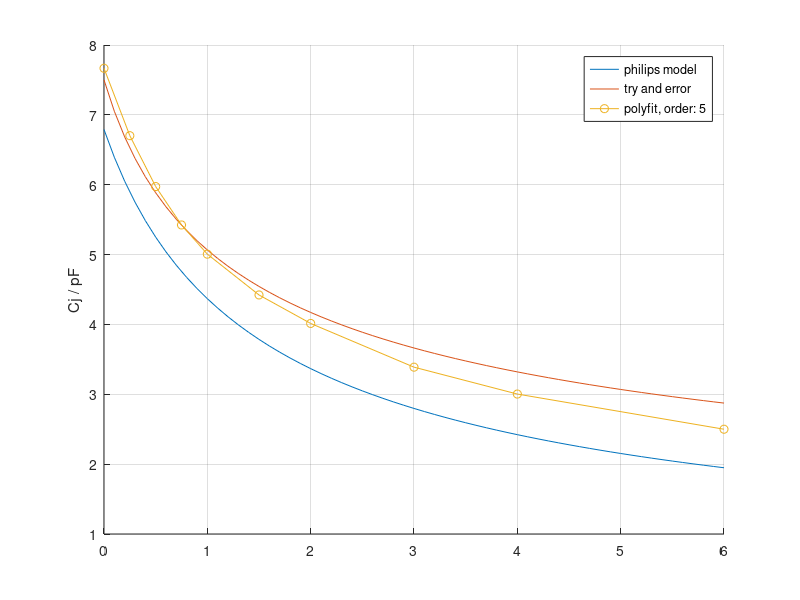

MATLAB code for this plot:
%% Polyfit für Cj(Ud) Kennlinie
% http://www.infineon.com/dgdl/Infineon-BBY51SERIES-DS-v01_01-en.pdf?folderId=db3a304313d846880113ddc160d402c0&fileId=db3a304313d846880113ddc3c72702c2
%

function BBY51_fit 

ds = '---------------------------------------';
if 1
    % Varactor- Diode nxp
    % http://www.nxp.com/documents/spice_model/BB141.prm
    % Fit-Range: 0-3.5V
    %
    % nxp:		BB141
    % infineon:	BBY51
    %%%%%%%%%%%%%%%%%%%%%%%%
    % http://www.nxp.com/wcm_documents/products/related/philips_rf_manual_7th_edition.pdf
    %%%%%%%%%%%%%%%%%%%%%%%%
    Rs=.4;
    Cjo=6.79e-12;
    m=0.65;
    Vj=1.03;
    ud = [0:.1:6];
    cjPhil = Cjo./(1-(-ud)/Vj).^m;

    %%%%%%%%%%%%%%%%%%%%%%%%%%%%%%%%%%%%%%%%%%%%%%%%%%%%%%%%%%%%%%%
    % Try and error 
    %%%%%%%%%%%%%%%%%%%%%%%%%%%%%%%%%%%%%%%%%%%%%%%%%%%%%%%%%%%%%%%
    Rs=0.37;
    Cjo = 7.5e-12;
    m=0.4;
    Vj=0.6;

    ud = [0:.1:6];
    cjTry = Cjo./(1-(-ud)/Vj).^m;

    %%%%%%%%%%%%%%%%%%%%%%%%%%%%%%%%%%%%%%%%%%%%%%%%%%%%%%%%%%%%%%%
    % Werte aus Diagramm Sperrschichtkapazität als funktion von
    % Sperrspannung
    %%%%%%%%%%%%%%%%%%%%%%%%%%%%%%%%%%%%%%%%%%%%%%%%%%%%%%%%%%%%%%%
    x = [0.0, 0.25, 0.5, 0.75, 1.0, 1.5, 2.0, 3.0 4.0, 6.0]';
    y = ([7.7, 6.60, 6.1, 5.3, 5.1, 4.4, 4.0, 3.4 3.0, 2.5]*1e-12)';
    %cftool(x,y)
    N = 5;  % grad des polynoms 

    p = polyfit(x,y,N);
    cjFit = polyval(p,x);
    %%%%%%%%%%%%%%%%%%%%%%%%%%%%%%%%%%%%%%%%%%%%%%%%%%%%%%%%%%%%%%%
%%
    figure(1); clf;
    hold all;
    plot(ud,cjPhil*1e12)
    plot(ud,cjTry*1e12)
    plot(x,cjFit*1e12,'-o')
    hold off;
    ylabel('Cj / pF')
    legend('philips model', 'try and error', sprintf('polyfit, order: %i',N));
    grid on;

end

return
%%
if 0
    cj0 = 5e-12; 
    m = 0.5; % Siehe pdf

    % Approx. 

    ud = [0:.005:6];
    udiff = linspace(.33, .5, 5);
    clear cj;

    for k=1:length(udiff)
        cj(:,k) = cj0./(1-ud./udiff(k)).^m; 
    end

    abs(cj);
    figure(2);
    plot(ud, abs(cj))
    xlim([0,2]);
end

% .model MyVar D(Rs= 0.37 Cjo = 7.5p Vj=0.6 m=0.4)
%%

if 0
    clearvars -except ol

    Rs=0.37;
    Cjo = 7.5e-12;
    Vj=0.6;
    m=0.4;

    % cj = @(UD, VJ, M) cj0./(1-UD./VJ).^M; 

    ud = [0:.1:6];
    cj = Cjo./(1-(-ud)/Vj).^m

    plot(ud,cj*1e12)
    ylabel('Cj / pF')
    grid on;
end
%%

if 0
    roh = 1.75e-2; % ohm/mm^2
    D_coil = 3e-3;
    N=8;
    A_cu=.3e-3; % Draht

    R_pro_N = pi*D_coil;
    l_cu = pi*D_coil*N;

    % A=pi*(D/2)^2;
    R_cu=roh*l_cu/A_cu;

    fprintf('\n%s\nR_cu / N: %.2g\n', ds, R_pro_N);
    fprintf('l_cu: %.2g\n', l_cu);
    fprintf('R_cu: %.2g\n', R_cu);

end

%%%%%%%%%%%%%%%%%%%%%%%%%%%%%%%%%%%%%%%%%%%%%%%%%%%%%%%%%%%%%%%%%
%% lsq Last square sense - Im sinne des kleinsten fehlerquadrats
if 0
%     clear all; startup;
%     clear Cj;
% 
%     cj0 = 5e-12; 
%     udiff = linspace(.33, .5, 5);
% 
%     Cj = @(m) cj0./(1-ud./udiff(1)).^m
%     xdata = ...
%      [0.9 1.5 13.8 19.8 24.1 28.2 35.2 60.3 74.6 81.3];
%     ydata = ...
%      [455.2 428.6 124.1 67.3 43.2 28.1 13.1 -0.4 -1.3 -1.5];
%     x0 = [100; -1] % Starting guess
%     [x,resnorm] = lsqcurvefit(@Cj,x0,xdata,ydata);
end
%%
end
